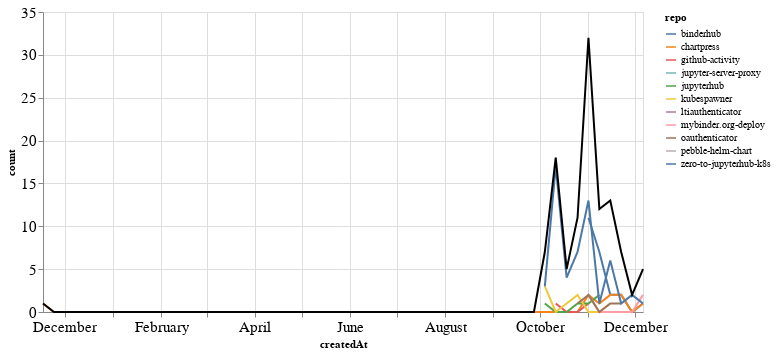

Notebook code cell kept with this figure:
### Markdown cell above
### PRs

### Code cell
prs_time = prs.groupby('repo').resample('W', on='createdAt').count()['author'].reset_index()
prs_time = prs_time.rename(columns={'author': 'count'})
prs_time_total = prs_time.groupby('createdAt').agg({"count": "sum"}).reset_index()

ch1 = alt.Chart(prs_time, width=600).mark_line().encode(
    x='createdAt',
    y='count',
    color='repo',
    tooltip="repo"
)

ch2 = alt.Chart(prs_time_total, width=600).mark_line(color="black").encode(
    x='createdAt',
    y='count',
)

ch1 + ch2

### Figure 1 — Vega-Lite specification as saved in the notebook (floating-point values rounded to 4 significant figures)
{"config": {"axisLeft": {"labelFontSize": 15}, "axisBottom": {"labelFontSize": 15}}, "layer": [{"data": {"name": "data-6184d0299b53b7e9ff95280f2413d05e"}, "mark": "line", "encoding": {"color": {"type": "nominal", "field": "repo"}, "tooltip": {"type": "nominal", "field": "repo"}, "x": {"type": "temporal", "field": "createdAt"}, "y": {"type": "quantitative", "field": "count"}}, "width": 600}, {"data": {"name": "data-641f74e03082fbce4d3628323d9f49ff"}, "mark": {"type": "line", "color": "black"}, "encoding": {"x": {"type": "temporal", "field": "createdAt"}, "y": {"type": "quantitative", "field": "count"}}, "width": 600}], "$schema": "https://vega.github.io/schema/vega-lite/v4.8.1.json", "datasets": {"data-6184d0299b53b7e9ff95280f2413d05e": [{"repo": "binderhub", "createdAt": "2020-11-01T00:00:00", "count": 11}, {"repo": "binderhub", "createdAt": "2020-11-08T00:00:00", "count": 7}, {"repo": "binderhub", "createdAt": "2020-11-15T00:00:00", "count": 2}, {"repo": "binderhub", "createdAt": "2020-11-22T00:00:00", "count": 2}, {"repo": "binderhub", "createdAt": "2020-11-29T00:00:00", "count": 0}, {"repo": "binderhub", "createdAt": "2020-12-06T00:00:00", "count": 1}, {"repo": "chartpress", "createdAt": "2019-11-17T00:00:00", "count": 1}, {"repo": "chartpress", "createdAt": "2019-11-24T00:00:00", "count": 0}, {"repo": "chartpress", "createdAt": "2019-12-01T00:00:00", "count": 0}, {"repo": "chartpress", "createdAt": "2019-12-08T00:00:00", "count": 0}, {"repo": "chartpress", "createdAt": "2019-12-15T00:00:00", "count": 0}, {"repo": "chartpress", "createdAt": "2019-12-22T00:00:00", "count": 0}, {"repo": "chartpress", "createdAt": "2019-12-29T00:00:00", "count": 0}, {"repo": "chartpress", "createdAt": "2020-01-05T00:00:00", "count": 0}, {"repo": "chartpress", "createdAt": "2020-01-12T00:00:00", "count": 0}, {"repo": "chartpress", "createdAt": "2020-01-19T00:00:00", "count": 0}, {"repo": "chartpress", "createdAt": "2020-01-26T00:00:00", "count": 0}, {"repo": "chartpress", "createdAt": "2020-02-02T00:00:00", "count": 0}, {"repo": "chartpress", "createdAt": "2020-02-09T00:00:00", "count": 0}, {"repo": "chartpress", "createdAt": "2020-02-16T00:00:00", "count": 0}, {"repo": "chartpress", "createdAt": "2020-02-23T00:00:00", "count": 0}, {"repo": "chartpress", "createdAt": "2020-03-01T00:00:00", "count": 0}, {"repo": "chartpress", "createdAt": "2020-03-08T00:00:00", "count": 0}, {"repo": "chartpress", "createdAt": "2020-03-15T00:00:00", "count": 0}, {"repo": "chartpress", "createdAt": "2020-03-22T00:00:00", "count": 0}, {"repo": "chartpress", "createdAt": "2020-03-29T00:00:00", "count": 0}, {"repo": "chartpress", "createdAt": "2020-04-05T00:00:00", "count": 0}, {"repo": "chartpress", "createdAt": "2020-04-12T00:00:00", "count": 0}, {"repo": "chartpress", "createdAt": "2020-04-19T00:00:00", "count": 0}, {"repo": "chartpress", "createdAt": "2020-04-26T00:00:00", "count": 0}, {"repo": "chartpress", "createdAt": "2020-05-03T00:00:00", "count": 0}, {"repo": "chartpress", "createdAt": "2020-05-10T00:00:00", "count": 0}, {"repo": "chartpress", "createdAt": "2020-05-17T00:00:00", "count": 0}, {"repo": "chartpress", "createdAt": "2020-05-24T00:00:00", "count": 0}, {"repo": "chartpress", "createdAt": "2020-05-31T00:00:00", "count": 0}, {"repo": "chartpress", "createdAt": "2020-06-07T00:00:00", "count": 0}, {"repo": "chartpress", "createdAt": "2020-06-14T00:00:00", "count": 0}, {"repo": "chartpress", "createdAt": "2020-06-21T00:00:00", "count": 0}, {"repo": "chartpress", "createdAt": "2020-06-28T00:00:00", "count": 0}, {"repo": "chartpress", "createdAt": "2020-07-05T00:00:00", "count": 0}, {"repo": "chartpress", "createdAt": "2020-07-12T00:00:00", "count": 0}, {"repo": "chartpress", "createdAt": "2020-07-19T00:00:00", "count": 0}, {"repo": "chartpress", "createdAt": "2020-07-26T00:00:00", "count": 0}, {"repo": "chartpress", "createdAt": "2020-08-02T00:00:00", "count": 0}, {"repo": "chartpress", "createdAt": "2020-08-09T00:00:00", "count": 0}, {"repo": "chartpress", "createdAt": "2020-08-16T00:00:00", "count": 0}, {"repo": "chartpress", "createdAt": "2020-08-23T00:00:00", "count": 0}, {"repo": "chartpress", "createdAt": "2020-08-30T00:00:00", "count": 0}, {"repo": "chartpress", "createdAt": "2020-09-06T00:00:00", "count": 0}, {"repo": "chartpress", "createdAt": "2020-09-13T00:00:00", "count": 0}, {"repo": "chartpress", "createdAt": "2020-09-20T00:00:00", "count": 0}, {"repo": "chartpress", "createdAt": "2020-09-27T00:00:00", "count": 0}, {"repo": "chartpress", "createdAt": "2020-10-04T00:00:00", "count": 0}, {"repo": "chartpress", "createdAt": "2020-10-11T00:00:00", "count": 0}, {"repo": "chartpress", "createdAt": "2020-10-18T00:00:00", "count": 0}, {"repo": "chartpress", "createdAt": "2020-10-25T00:00:00", "count": 0}, {"repo": "chartpress", "createdAt": "2020-11-01T00:00:00", "count": 2}, {"repo": "chartpress", "createdAt": "2020-11-08T00:00:00", "count": 1}, {"repo": "chartpress", "createdAt": "2020-11-15T00:00:00", "count": 2}, {"repo": "chartpress", "createdAt": "2020-11-22T00:00:00", "count": 2}, {"repo": "chartpress", "createdAt": "2020-11-29T00:00:00", "count": 0}, {"repo": "chartpress", "createdAt": "2020-12-06T00:00:00", "count": 1}, {"repo": "github-activity", "createdAt": "2020-10-11T00:00:00", "count": 1}, {"repo": "github-activity", "createdAt": "2020-10-18T00:00:00", "count": 0}, {"repo": "github-activity", "createdAt": "2020-10-25T00:00:00", "count": 0}, {"repo": "github-activity", "createdAt": "2020-11-01T00:00:00", "count": 1}, {"repo": "jupyter-server-proxy", "createdAt": "2020-11-22T00:00:00", "count": 1}, {"repo": "jupyterhub", "createdAt": "2020-10-04T00:00:00", "count": 1}, {"repo": "jupyterhub", "createdAt": "2020-10-11T00:00:00", "count": 0}, {"repo": "jupyterhub", "createdAt": "2020-10-18T00:00:00", "count": 0}, {"repo": "jupyterhub", "createdAt": "2020-10-25T00:00:00", "count": 1}, {"repo": "jupyterhub", "createdAt": "2020-11-01T00:00:00", "count": 1}, {"repo": "jupyterhub", "createdAt": "2020-11-08T00:00:00", "count": 2}, {"repo": "kubespawner", "createdAt": "2020-10-04T00:00:00", "count": 3}, {"repo": "kubespawner", "createdAt": "2020-10-11T00:00:00", "count": 0}, {"repo": "kubespawner", "createdAt": "2020-10-18T00:00:00", "count": 1}, {"repo": "kubespawner", "createdAt": "2020-10-25T00:00:00", "count": 2}, {"repo": "kubespawner", "createdAt": "2020-11-01T00:00:00", "count": 0}, {"repo": "kubespawner", "createdAt": "2020-11-08T00:00:00", "count": 0}, {"repo": "kubespawner", "createdAt": "2020-11-15T00:00:00", "count": 1}, {"repo": "ltiauthenticator", "createdAt": "2020-11-15T00:00:00", "count": 1}, {"repo": "mybinder.org-deploy", "createdAt": "2020-11-01T00:00:00", "count": 2}, {"repo": "mybinder.org-deploy", "createdAt": "2020-11-08T00:00:00", "count": 0}, {"repo": "mybinder.org-deploy", "createdAt": "2020-11-15T00:00:00", "count": 0}, {"repo": "mybinder.org-deploy", "createdAt": "2020-11-22T00:00:00", "count": 0}, {"repo": "mybinder.org-deploy", "createdAt": "2020-11-29T00:00:00", "count": 0}, {"repo": "mybinder.org-deploy", "createdAt": "2020-12-06T00:00:00", "count": 2}, {"repo": "oauthenticator", "createdAt": "2020-10-25T00:00:00", "count": 1}, {"repo": "oauthenticator", "createdAt": "2020-11-01T00:00:00", "count": 2}, {"repo": "oauthenticator", "createdAt": "2020-11-08T00:00:00", "count": 0}, {"repo": "oauthenticator", "createdAt": "2020-11-15T00:00:00", "count": 1}, {"repo": "oauthenticator", "createdAt": "2020-11-22T00:00:00", "count": 1}, {"repo": "pebble-helm-chart", "createdAt": "2020-11-08T00:00:00", "count": 1}, {"repo": "zero-to-jupyterhub-k8s", "createdAt": "2020-10-04T00:00:00", "count": 3}, {"repo": "zero-to-jupyterhub-k8s", "createdAt": "2020-10-11T00:00:00", "count": 17}, {"repo": "zero-to-jupyterhub-k8s", "createdAt": "2020-10-18T00:00:00", "count": 4}, {"repo": "zero-to-jupyterhub-k8s", "createdAt": "2020-10-25T00:00:00", "count": 7}, {"repo": "zero-to-jupyterhub-k8s", "createdAt": "2020-11-01T00:00:00", "count": 13}, {"repo": "zero-to-jupyterhub-k8s", "createdAt": "2020-11-08T00:00:00", "count": 1}, {"repo": "zero-to-jupyterhub-k8s", "createdAt": "2020-11-15T00:00:00", "count": 6}, {"repo": "zero-to-jupyterhub-k8s", "createdAt": "2020-11-22T00:00:00", "count": 1}, {"repo": "zero-to-jupyterhub-k8s", "createdAt": "2020-11-29T00:00:00", "count": 2}, {"repo": "zero-to-jupyterhub-k8s", "createdAt": "2020-12-06T00:00:00", "count": 1}], "data-641f74e03082fbce4d3628323d9f49ff": [{"createdAt": "2019-11-17T00:00:00", "count": 1}, {"createdAt": "2019-11-24T00:00:00", "count": 0}, {"createdAt": "2019-12-01T00:00:00", "count": 0}, {"createdAt": "2019-12-08T00:00:00", "count": 0}, {"createdAt": "2019-12-15T00:00:00", "count": 0}, {"createdAt": "2019-12-22T00:00:00", "count": 0}, {"createdAt": "2019-12-29T00:00:00", "count": 0}, {"createdAt": "2020-01-05T00:00:00", "count": 0}, {"createdAt": "2020-01-12T00:00:00", "count": 0}, {"createdAt": "2020-01-19T00:00:00", "count": 0}, {"createdAt": "2020-01-26T00:00:00", "count": 0}, {"createdAt": "2020-02-02T00:00:00", "count": 0}, {"createdAt": "2020-02-09T00:00:00", "count": 0}, {"createdAt": "2020-02-16T00:00:00", "count": 0}, {"createdAt": "2020-02-23T00:00:00", "count": 0}, {"createdAt": "2020-03-01T00:00:00", "count": 0}, {"createdAt": "2020-03-08T00:00:00", "count": 0}, {"createdAt": "2020-03-15T00:00:00", "count": 0}, {"createdAt": "2020-03-22T00:00:00", "count": 0}, {"createdAt": "2020-03-29T00:00:00", "count": 0}, {"createdAt": "2020-04-05T00:00:00", "count": 0}, {"createdAt": "2020-04-12T00:00:00", "count": 0}, {"createdAt": "2020-04-19T00:00:00", "count": 0}, {"createdAt": "2020-04-26T00:00:00", "count": 0}, {"createdAt": "2020-05-03T00:00:00", "count": 0}, {"createdAt": "2020-05-10T00:00:00", "count": 0}, {"createdAt": "2020-05-17T00:00:00", "count": 0}, {"createdAt": "2020-05-24T00:00:00", "count": 0}, {"createdAt": "2020-05-31T00:00:00", "count": 0}, {"createdAt": "2020-06-07T00:00:00", "count": 0}, {"createdAt": "2020-06-14T00:00:00", "count": 0}, {"createdAt": "2020-06-21T00:00:00", "count": 0}, {"createdAt": "2020-06-28T00:00:00", "count": 0}, {"createdAt": "2020-07-05T00:00:00", "count": 0}, {"createdAt": "2020-07-12T00:00:00", "count": 0}, {"createdAt": "2020-07-19T00:00:00", "count": 0}, {"createdAt": "2020-07-26T00:00:00", "count": 0}, {"createdAt": "2020-08-02T00:00:00", "count": 0}, {"createdAt": "2020-08-09T00:00:00", "count": 0}, {"createdAt": "2020-08-16T00:00:00", "count": 0}, {"createdAt": "2020-08-23T00:00:00", "count": 0}, {"createdAt": "2020-08-30T00:00:00", "count": 0}, {"createdAt": "2020-09-06T00:00:00", "count": 0}, {"createdAt": "2020-09-13T00:00:00", "count": 0}, {"createdAt": "2020-09-20T00:00:00", "count": 0}, {"createdAt": "2020-09-27T00:00:00", "count": 0}, {"createdAt": "2020-10-04T00:00:00", "count": 7}, {"createdAt": "2020-10-11T00:00:00", "count": 18}, {"createdAt": "2020-10-18T00:00:00", "count": 5}, {"createdAt": "2020-10-25T00:00:00", "count": 11}, {"createdAt": "2020-11-01T00:00:00", "count": 32}, {"createdAt": "2020-11-08T00:00:00", "count": 12}, {"createdAt": "2020-11-15T00:00:00", "count": 13}, {"createdAt": "2020-11-22T00:00:00", "count": 7}, {"createdAt": "2020-11-29T00:00:00", "count": 2}, {"createdAt": "2020-12-06T00:00:00", "count": 5}]}}
